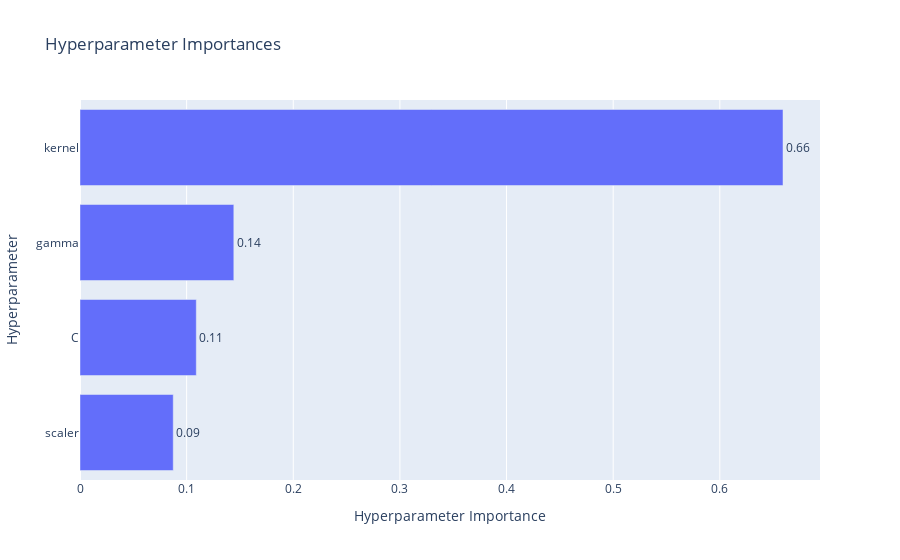

The notebook cell saved with this chart:
### Code cell
optuna.visualization.plot_param_importances(study)

### Figure 1 — Plotly figure (JSON) as saved in the notebook; plotly's stock layout.template omitted (floating-point values rounded to 4 significant figures)
{"data": [{"cliponaxis": false, "hovertemplate": ["scaler (CategoricalDistribution): 0.08744289611735102<extra></extra>", "C (FloatDistribution): 0.10905266518860436<extra></extra>", "gamma (FloatDistribution): 0.14424710206506194<extra></extra>", "kernel (CategoricalDistribution): 0.6592573366289827<extra></extra>"], "name": "Objective Value", "orientation": "h", "text": ["0.09", "0.11", "0.14", "0.66"], "textposition": "outside", "type": "bar", "x": [0.08744, 0.1091, 0.1442, 0.6593], "y": ["scaler", "C", "gamma", "kernel"]}], "layout": {"title": {"text": "Hyperparameter Importances"}, "xaxis": {"title": {"text": "Hyperparameter Importance"}}, "yaxis": {"title": {"text": "Hyperparameter"}}}}
